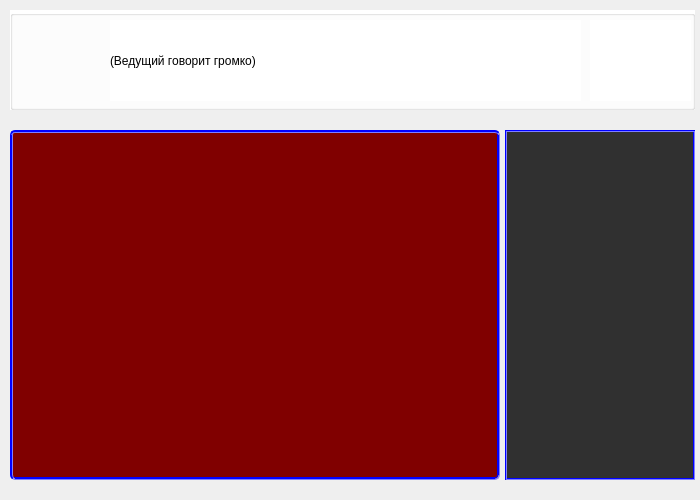
<?xml version="1.0" encoding="UTF-8"?>
<ui version="4.0">
 <class>GameForm</class>
 <widget class="QWidget" name="GameForm">
  <property name="geometry">
   <rect>
    <x>0</x>
    <y>0</y>
    <width>700</width>
    <height>500</height>
   </rect>
  </property>
  <property name="windowTitle">
   <string>Имитация игры</string>
  </property>
  <property name="styleSheet">
   <string notr="true"/>
  </property>
  <widget class="QGroupBox" name="groupBoxHost">
   <property name="geometry">
    <rect>
     <x>10</x>
     <y>10</y>
     <width>685</width>
     <height>100</height>
    </rect>
   </property>
   <property name="styleSheet">
    <string notr="true">background-color:White;</string>
   </property>
   <property name="title">
    <string/>
   </property>
   <widget class="QLabel" name="labelAlivePlayers">
    <property name="geometry">
     <rect>
      <x>580</x>
      <y>10</y>
      <width>101</width>
      <height>81</height>
     </rect>
    </property>
    <property name="font">
     <font>
      <pointsize>10</pointsize>
     </font>
    </property>
    <property name="text">
     <string/>
    </property>
    <property name="wordWrap">
     <bool>true</bool>
    </property>
   </widget>
   <widget class="QLabel" name="labelHost">
    <property name="geometry">
     <rect>
      <x>100</x>
      <y>10</y>
      <width>471</width>
      <height>81</height>
     </rect>
    </property>
    <property name="text">
     <string>(Ведущий говорит громко)</string>
    </property>
    <property name="wordWrap">
     <bool>true</bool>
    </property>
   </widget>
  </widget>
  <widget class="QGroupBox" name="groupBoxPlayers">
   <property name="geometry">
    <rect>
     <x>10</x>
     <y>130</y>
     <width>490</width>
     <height>350</height>
    </rect>
   </property>
   <property name="autoFillBackground">
    <bool>false</bool>
   </property>
   <property name="styleSheet">
    <string notr="true">background-color: Maroon;
border: 3px groove blue;
border-radius: 5px</string>
   </property>
   <property name="title">
    <string/>
   </property>
  </widget>
  <widget class="QTableWidget" name="tableWidget">
   <property name="geometry">
    <rect>
     <x>505</x>
     <y>130</y>
     <width>190</width>
     <height>350</height>
    </rect>
   </property>
   <property name="font">
    <font>
     <weight>75</weight>
     <italic>false</italic>
     <bold>true</bold>
    </font>
   </property>
   <property name="styleSheet">
    <string notr="true">background-color: #303030;
border: 2px groove blue;</string>
   </property>
   <property name="sizeAdjustPolicy">
    <enum>QAbstractScrollArea::AdjustIgnored</enum>
   </property>
   <property name="editTriggers">
    <set>QAbstractItemView::NoEditTriggers</set>
   </property>
   <property name="tabKeyNavigation">
    <bool>false</bool>
   </property>
   <property name="selectionMode">
    <enum>QAbstractItemView::NoSelection</enum>
   </property>
   <attribute name="horizontalHeaderVisible">
    <bool>false</bool>
   </attribute>
   <attribute name="verticalHeaderVisible">
    <bool>false</bool>
   </attribute>
  </widget>
 </widget>
 <resources/>
 <connections/>
</ui>
